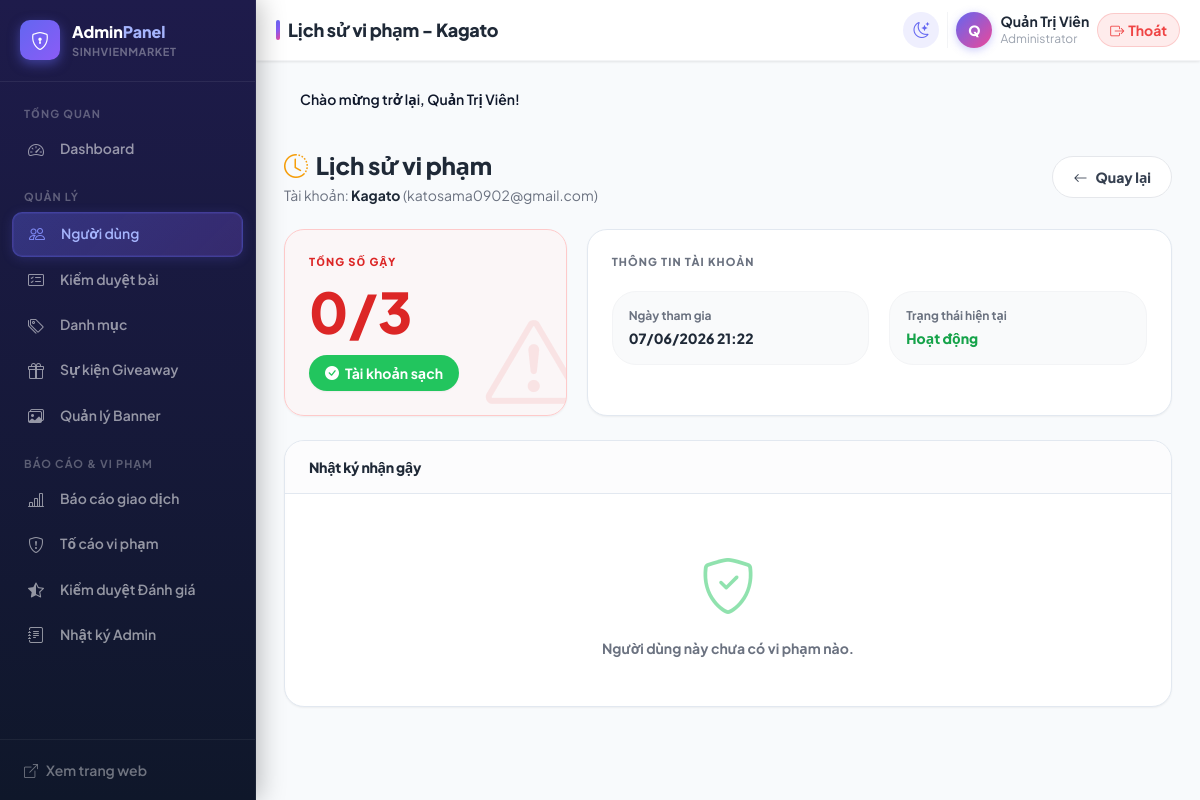
/admin/users/violations?id=3 (signed in), run on the app's committed database.
### tables this page shows
CREATE TABLE `users` (
    `id`         INT UNSIGNED NOT NULL AUTO_INCREMENT,
    `name`       VARCHAR(100) NOT NULL COMMENT 'Họ tên đầy đủ',
    `email`      VARCHAR(150) NOT NULL COMMENT 'Email đăng ký (duy nhất)',
    `password`   VARCHAR(255) NOT NULL COMMENT 'bcrypt hash',
    `phone`      VARCHAR(20)  DEFAULT NULL COMMENT 'Số điện thoại liên hệ',
    `avatar`     VARCHAR(255) DEFAULT NULL COMMENT 'Đường dẫn ảnh đại diện',
    `role`       ENUM('student', 'admin') NOT NULL DEFAULT 'student',
    `is_locked`  TINYINT(1) NOT NULL DEFAULT 0 COMMENT '1 = bị khóa bởi Admin',
    `lock_reason` VARCHAR(255) DEFAULT NULL,
    `locked_at`   TIMESTAMP NULL DEFAULT NULL,
    `locked_until` TIMESTAMP NULL DEFAULT NULL,
     
    `google_id`   VARCHAR(100) NULL UNIQUE COMMENT 'ID từ Google',
    `avatar_url`  VARCHAR(255) NULL COMMENT 'Ảnh đại diện từ Google',
     
    `security_question` VARCHAR(255) DEFAULT NULL,
    `security_answer`   VARCHAR(255) DEFAULT NULL,
    `otp_code`          VARCHAR(255) DEFAULT NULL,
    `otp_expires_at`    TIMESTAMP NULL DEFAULT NULL,
    `is_verified`       TINYINT(1) DEFAULT 0,
    `last_verified_at`  TIMESTAMP NULL DEFAULT NULL,
     
    `university`        VARCHAR(200) DEFAULT NULL COMMENT 'Trường / Khoa',
    `student_id`        VARCHAR(30)  DEFAULT NULL COMMENT 'MSSV (tùy chọn)',
    `dormitory_address` VARCHAR(255) DEFAULT NULL COMMENT 'Ký túc xá / Địa chỉ giao nhận',
    `social_contact`    VARCHAR(255) DEFAULT NULL COMMENT 'Zalo / Facebook liên hệ',
    `bio`               TEXT         DEFAULT NULL COMMENT 'Tiểu sử ngắn',
    `available_time`    VARCHAR(100) DEFAULT NULL COMMENT 'Thời gian online',
     
    `is_student_verified` TINYINT(1) NOT NULL DEFAULT 0 COMMENT '1 = đã xác thực là sinh viên (email edu/ac.vn)',
     
    `twofa_enabled`     TINYINT(1) NOT NULL DEFAULT 0 COMMENT '1 = bật xác minh 2 bước khi đăng nhập',
    `session_token`     VARCHAR(64) NULL COMMENT 'Token phiên hiện hành — 1 tài khoản chỉ 1 phiên',
     
    `coins`         INT UNSIGNED NOT NULL DEFAULT 0 COMMENT 'Số xu hiện có',
    `checkin_streak` INT UNSIGNED NOT NULL DEFAULT 0 COMMENT 'Chuỗi điểm danh liên tiếp',
    `last_checkin`  DATE          DEFAULT NULL COMMENT 'Ngày check-in gần nhất',
     
    `strike_count`  TINYINT UNSIGNED NOT NULL DEFAULT 0 COMMENT 'Số gậy cảnh cáo vi phạm',
    `created_at` TIMESTAMP NOT NULL DEFAULT CURRENT_TIMESTAMP,
    `updated_at` TIMESTAMP NOT NULL DEFAULT CURRENT_TIMESTAMP ON UPDATE CURRENT_TIMESTAMP,
    PRIMARY KEY (`id`),
    UNIQUE KEY `uq_email` (`email`),
    KEY `idx_role` (`role`),
    KEY `idx_is_locked` (`is_locked`),
    KEY `idx_student_verified` (`is_student_verified`)
);

### app/views/admin/user_violations.php (the view, shortened to what the rows shown need)
<div class="font-sans antialiased text-gray-800 dark:text-dark-text animate-[fadeIn_0.3s_ease-out_both]">
  <div class="flex flex-col md:flex-row md:items-center justify-between gap-4 mb-6">
    <div>
      <h3 class="text-2xl font-black text-gray-800 dark:text-dark-text mb-1 flex items-center">
        <i class="bi bi-clock-history mr-2 text-amber-500"></i>Lịch sử vi phạm
      </h3>
      <p class="text-sm text-gray-500 dark:text-gray-400 m-0">Tài khoản: <strong class="text-gray-800 dark:text-gray-200"><?= htmlspecialchars($user['name'], ENT_QUOTES) ?></strong> (<?= htmlspecialchars($user['email'], ENT_QUOTES) ?>)</p>
    </div>
  </div>
  <div class="grid grid-cols-1 md:grid-cols-3 gap-5 mb-6">
    <div class="md:col-span-1 animate-[fadeInUp_0.4s_ease-out_both]">
      <div class="bg-red-50/50 dark:bg-red-500/5 p-6 rounded-[20px] border border-red-200 dark:border-red-500/20 h-full shadow-sm flex flex-col justify-center relative overflow-hidden">
        <div class="absolute -right-4 -bottom-4 text-[6rem] text-red-500/10 pointer-events-none">
          <i class="bi bi-exclamation-triangle"></i>
        </div>
        <h6 class="text-[11px] font-black text-red-600 dark:text-red-500 uppercase tracking-widest mb-3 relative z-10">Tổng số gậy</h6>
        <div class="text-[3.5rem] leading-none font-black text-red-600 dark:text-red-500 mb-4 relative z-10"><?= (int)($user['strike_count'] ?? 0) ?>/3</div>
        <div class="relative z-10">
          <?php if ($user['strike_count'] >= 3): ?>
            <span class="inline-flex items-center bg-red-600 text-white rounded-full px-4 py-2 text-sm font-bold shadow-sm">
              <i class="bi bi-lock-fill mr-1.5"></i>Bị khóa vĩnh viễn
            </span>
          <?php elseif ($user['strike_count'] == 2): ?>
            <span class="inline-flex items-center bg-amber-500 text-white rounded-full px-4 py-2 text-sm font-bold shadow-sm">
              <i class="bi bi-exclamation-triangle-fill mr-1.5"></i>Đang bị khóa 7 ngày
            </span>
          <?php elseif ($user['strike_count'] == 1): ?>
            <span class="inline-flex items-center bg-sky-500 text-white rounded-full px-4 py-2 text-sm font-bold shadow-sm">
              <i class="bi bi-info-circle-fill mr-1.5"></i>Đã cảnh cáo
            </span>
          <?php else: ?>
            <span class="inline-flex items-center bg-green-500 text-white rounded-full px-4 py-2 text-sm font-bold shadow-sm">
            </span>
          <?php endif; ?>
        </div>
      </div>
    </div>
    <div class="md:col-span-2 animate-[fadeInUp_0.5s_ease-out_both]">
      <div class="bg-white dark:bg-dark-card p-6 rounded-[20px] border border-light-border dark:border-dark-border h-full shadow-sm">
        <div class="grid grid-cols-1 sm:grid-cols-2 gap-5">
          <div class="bg-gray-50 dark:bg-dark-2 rounded-xl p-4 border border-gray-100 dark:border-dark-border">
            <div class="text-xs text-gray-500 dark:text-gray-400 font-bold mb-1">Ngày tham gia</div>
            <div class="text-sm font-extrabold text-gray-800 dark:text-dark-text"><?= date('d/m/Y H:i', strtotime($user['created_at'])) ?></div>
          </div>
        </div>
      </div>
    </div>
  </div>
</div>

### data on the page
users: name "Kagato", email "katosama0902@gmail.com", strike_count "0", created_at "07/06/2026 21:22"

### other printed values
$title "Lịch sử vi phạm - Kagato"
mb_strtoupper(mb_substr($user['name'] ?? 'A', 0, 1)) "Q"
$user['name'] "Quản Trị Viên"
$message "Chào mừng trở lại, Quản Trị Viên!"
